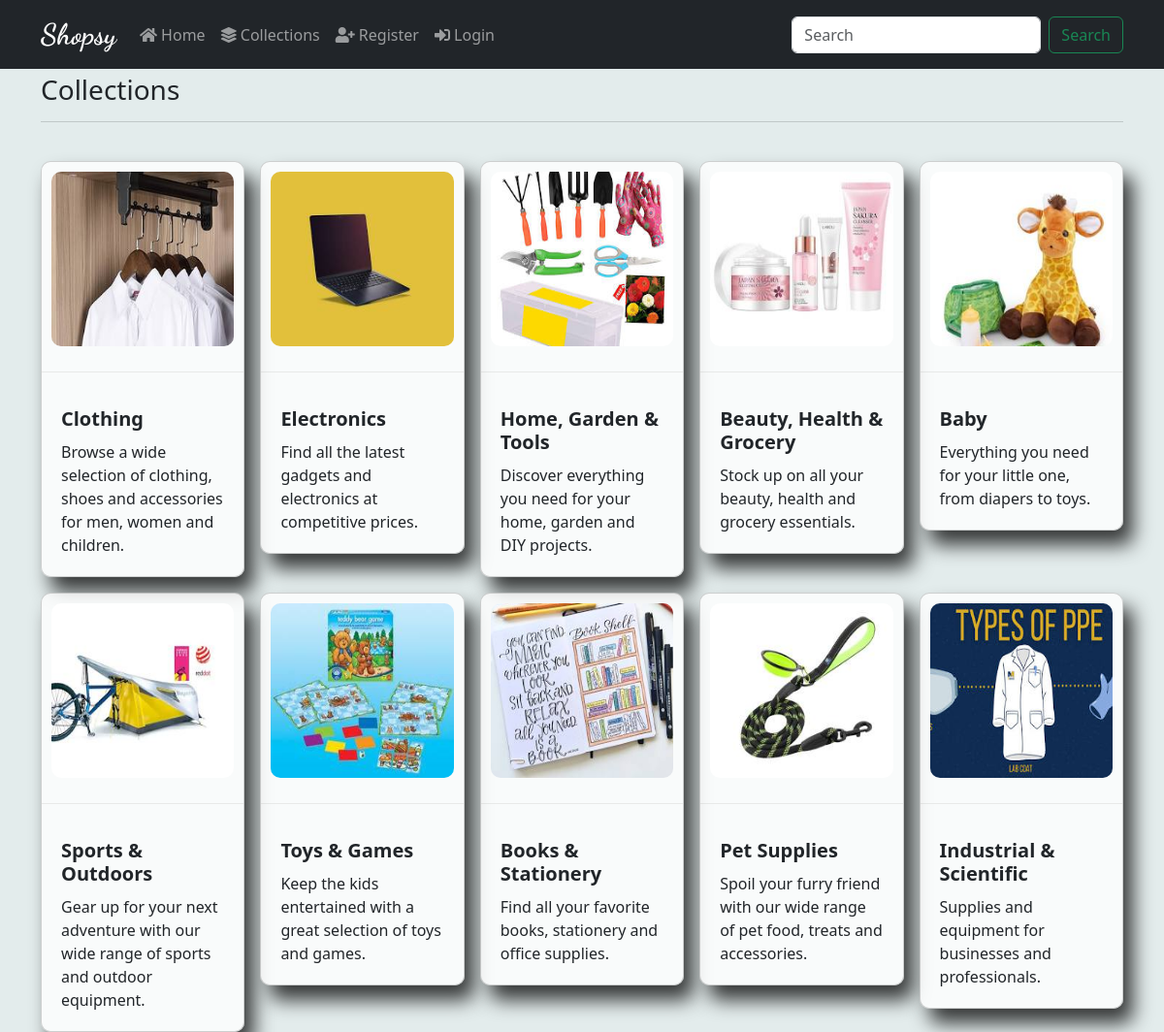
Page /collections/ on the committed database.
### webApp/models.py (models this page shows, shortened)
class Category(models.Model):
    name=models.CharField(max_length=100,null=False,blank=False)
    image=models.ImageField(upload_to=get_file,null=False,blank=False)
    description=models.TextField(max_length=500,null=False,blank=False)
    status=models.BooleanField(default=False,help_text='0-show , 1-hidden')
    created_at=models.DateTimeField(auto_now_add=True)

### webApp/views.py (the view)
# urls.py: path('collections/',views.collection,name='collections'),
def collection(request):
    category=Category.objects.filter(status=0)
    return render(request,'collections.html',{'category':category})

### webApp/templates/collections.html (shortened to what this page needs)
{% extends "layouts/index.html" %}
{% block body %}
<div class="body" style="margin-top: 2cm;">
  <h3>Collections</h3>
<hr style="color: rgba(0, 0, 0, 0.61);">
<br>
<div class="row row-cols-1 row-cols-md-2 row-cols-lg-5 g-3 main">
   {% for c in category %}
   <div class="col">
    <a href="{% url 'collections' c.name %}">
        <div class="card sub-card">
            <img src="{{c.image.url}}" class="card-img-top" alt="...">
            <hr style="color: rgba(73, 73, 61, 0.39);">
            <div class="card-body">
              <h5 class="card-title">{{c.name}}</h5>
              <p class="card-text">{{c.description}}</p>
            </div>
          </div>
    </a>
  </div>
   {% endfor %}
</div>
</div>
{% endblock body %}

### webApp/templates/layouts/index.html (shortened to what this page needs)
<!doctype html>
<html lang="en">
  <head>
    <link rel="stylesheet" href="https://cdnjs.cloudflare.com/ajax/libs/font-awesome/4.7.0/css/font-awesome.min.css">
    <link href="https://cdn.jsdelivr.net/npm/bootstrap@5.3.3/dist/css/bootstrap.min.css" rel="stylesheet">
  </head>
  <body>
    {% include "layouts/nav.html" %}
   <div class="container" style="margin-top: 3%;">
    {% block body %}{% endblock body %}
   </div>
  </body>
</html>

### webApp/templates/layouts/nav.html (shortened to what this page needs)
<nav class="navbar fixed-top navbar-expand-lg navbar-dark bg-dark">
    <div class="container">
        <a class="navbar-brand shopsy" href="#" color="white">Shopsy</a>
        <div class="collapse navbar-collapse" id="navbarSupportedContent">
            <ul class="navbar-nav me-auto mb-2 mb-lg-0">
                <li class="nav-item">
                    <a class="nav-link" href='{% url "home" %}'><i class="fa fa-home"></i> Home</a>
                </li>
                {% if user.is_authenticated %}
                <li class="nav-item">
                    <a class="nav-link" href='{% url "orders" %}'><i class="fas fa-user-alt"></i> {{user.username}}</a>
                </li>
                <li class="nav-item">
                    <a class="nav-link" href='{% url "collections" %}'><i class="fas fa-layer-group"></i> Collections</a>
                </li>
                    <li class="nav-item">
                        <a class="nav-link" href='{% url "logout" %}'><i class="fas fa-sign-out-alt"></i> Logout</a>
                    </li>
                  {% else %}
                  <li class="nav-item">
                    <a class="nav-link" href='{% url "collections" %}'><i class="fas fa-layer-group"></i> Collections</a>
                </li>
                  <li class="nav-item">
                    <a class="nav-link" href='{% url "register" %}'><i class="fas fa-user-plus"></i> Register</a>
                </li>
                <li class="nav-item">
                    <a class="nav-link" href='{% url "login" %}'><i class="fas fa-sign-in-alt"></i> Login</a>
                </li>
                {% endif %}
            </ul>
            <form class="d-flex" action="{% url 'search_view' %}" method="GET">
                <input class="form-control me-2" type="search" name="q" placeholder="Search" id="search-inp" aria-label="Search">
                <button class="btn btn-outline-success" type="submit" id="search">Search</button>
            </form>
        </div>
    </div>
  </nav>
  <link rel="stylesheet" href="https://cdnjs.cloudflare.com/ajax/libs/font-awesome/5.15.4/css/all.min.css">

### webApp/templates/layouts/nav.html (style rules this page uses)
.navbar-brand { font-size: 1.5rem; font-weight: bold; }
.shopsy { font-family: "Dancing Script", cursive; font-optical-sizing: auto; font-weight:bold; font-style: normal; font-size: 30PX; }

### webApp/templates/collections.html (style rules this page uses)
a { text-decoration: none; }
body { background-color:rgba(215, 228, 228, 0.678); }
.sub-card { background-color: #ffffffc7; border-radius: 10px; box-shadow: 10px 15px 20px rgba(0, 0, 0, 0.76); transition: all 0.2s ease-in-out; }
.card-img-top { border-radius: 20px; height: 200px; padding: 10px; }
.card-body { padding: 20px; }
.card-title { margin-bottom: 10px; font-weight: bold; }

### rows in the picture
Category: image (picture), name "Clothing", description "Browse a wide selection of clothing, shoes and accessories for men, women and children."
Category: image (picture), name "Electronics", description "Find all the latest gadgets and electronics at competitive prices."
Category: image (picture), name "Home, Garden & Tools", description "Discover everything you need for your home, garden and DIY projects."
Category: image (picture), name "Beauty, Health & Grocery", description "Stock up on all your beauty, health and grocery essentials."
Category: image (picture), name "Baby", description "Everything you need for your little one, from diapers to toys."
Category: image (picture), name "Sports & Outdoors", description "Gear up for your next adventure with our wide range of sports and outdoor equipment."
Category: image (picture), name "Toys & Games", description "Keep the kids entertained with a great selection of toys and games."
Category: image (picture), name "Books & Stationery", description "Find all your favorite books, stationery and office supplies."
Category: image (picture), name "Pet Supplies", description "Spoil your furry friend with our wide range of pet food, treats and accessories."
Category: image (picture), name "Industrial & Scientific", description "Supplies and equipment for businesses and professionals."
